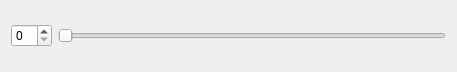
<?xml version="1.0" encoding="UTF-8"?>
<ui version="4.0">
 <class>SmallWidget</class>
 <widget class="QWidget" name="SmallWidget">
  <property name="geometry">
   <rect>
    <x>0</x>
    <y>0</y>
    <width>457</width>
    <height>72</height>
   </rect>
  </property>
  <property name="windowTitle">
   <string>Form</string>
  </property>
  <layout class="QHBoxLayout" name="horizontalLayout">
   <item>
    <widget class="QSpinBox" name="spinBox"/>
   </item>
   <item>
    <widget class="QSlider" name="horizontalSlider">
     <property name="orientation">
      <enum>Qt::Horizontal</enum>
     </property>
    </widget>
   </item>
  </layout>
 </widget>
 <resources/>
 <connections/>
</ui>
